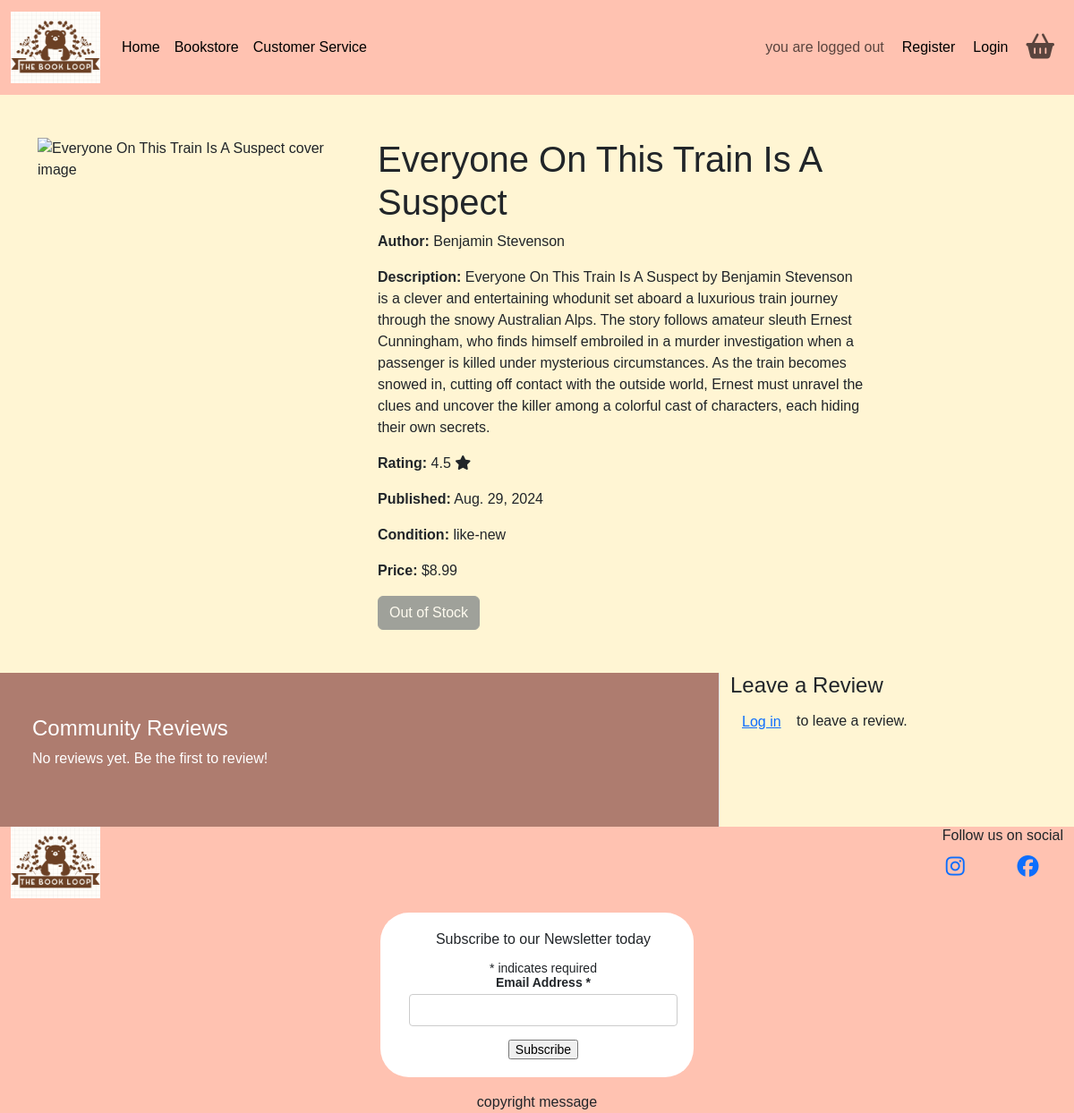
The app's page /bookstore/book/6/ with its own data.
### bookstore/models.py (models this page shows, shortened)
class Book(models.Model):
    CONDITION_CHOICES = [
        ('like-new', 'Like-New'),
        ('good', 'Good'),
        ('fair', 'Fair'),
    ]
    title = models.CharField(max_length=255)
    author = models.CharField(max_length=255, null=True, blank=True)
    date_published = models.DateField(null=True, blank=True)
    description = models.TextField(null=True, blank=True)
    condition = models.CharField(max_length=10, choices=CONDITION_CHOICES, null=True, blank=True)
    rating = models.DecimalField(max_digits=2, decimal_places=1, null=True, blank=True)
    price = models.DecimalField(max_digits=6, decimal_places=2, null=True, blank=True)
    cover_image = CloudinaryField('image', default='placeholder')
    stock = models.PositiveIntegerField(default=0)
    in_stock = models.BooleanField(default=False, editable=False)
    created_at = models.DateTimeField(auto_now_add=True, null=True)

### bookstore/views.py (the view, shortened to what this page needs)
# urls.py: path('book/<int:book_id>/', views.book_detail, name='book_detail'),
def book_detail(request, book_id):
    book = get_object_or_404(Book, pk=book_id)
    reviews = Review.objects.filter(book=book)
    form = ReviewForm()
    context = {
        'book': book,
        'reviews': reviews,
        'form': form,
    }
    return render(request, 'bookstore/book_detail.html', context)

### bookstore/forms.py
class ReviewForm(forms.ModelForm):
    class Meta:
        model = Review
        fields = ['review', 'rating']

### basket/contexts.py (called while the page is built, shortened)
def basket_contents(request):
    basket_items = []
    total = 0
    book_count = 0
    basket = request.session.get('basket', {})
    delivery = Decimal(3) if total < 40 else Decimal(0)
    grand_total = delivery + total
    context = {
        'basket_items': basket_items,
        'total': total,
        'order_total': total,
        'book_count': book_count,
        'delivery': delivery,
        'free_delivery_threshold': 40,
        'grand_total': grand_total,
        }
    return context

### bookstore/templates/bookstore/book_detail.html (shortened to what this page needs)
{% extends 'base.html' %}
{% load static %}
{% block content %}
<section id="book-detail">
	<div class="container mt-5 mb-5">
		<div class="row">
			<div class="col-md-4">
				<img src="{{ book.cover_image.url }}" alt="{{ book.title }} cover image"
					class="img-fluid book-detail-img">
			</div>
			<div class="col-md-6">
				<h1>{{ book.title }}</h1>
				<p><strong>Author:</strong> {{ book.author }}</p>
				<p><strong>Description:</strong> {{ book.description }}</p>
				<p><strong>Rating:</strong> {{ book.rating }} <i class="fa-solid fa-star"></i> </p>
				<p><strong>Published:</strong> {{ book.date_published }}</p>
				<p><strong>Condition:</strong> {{ book.condition }}</p>
				<p><strong>Price:</strong> ${{ book.price }}</p>
				<div class="detail-btns">
					{% if book.in_stock %}
					<a class="btn btn-primary" href="{% url 'add_to_basket' book.id %}">
						Add to Basket
						<i class="fa-solid fa-basket-shopping"></i>
					</a>
					{% if user.is_authenticated %}
					<form action="{% url 'add_to_wishlist' %}" method="POST">
						{% csrf_token %}
						<input type="hidden" name="book_id" value="{{ book.id }}">
						<button type="submit" class="btn btn-outline-secondary">
							<i class="fa-solid fa-gift"></i> Add to Wish-List</button>
					</form>
					{% endif %}
					{% else %}
					<button class="btn btn-secondary" disabled>
						Out of Stock
					</button>
					{% endif %}
				</div>
			</div>
		</div>
	</div>
</section>
<section id="reviews">
	<div class="row">
		<div class="col-md-8 review-list p-5 border-end">
			<h4>Community Reviews</h4>
			{% if reviews %}
			<ul class="list-unstyled">
				{% for review in reviews %}
				<li class="mb-3">
					<strong>{{ review.author.username }}</strong> - {{ review.rating }}/5
					<p class="mb-1">{{ review.review }}</p>
					<small class="text-muted">{{ review.created_on|date:"F j, Y" }}</small>
				</li>
				{% endfor %}
			</ul>
			{% else %}
			<p>No reviews yet. Be the first to review!</p>
			{% endif %}
		</div>
		<div class="col-md-4 add-review">
			<h4>Leave a Review</h4>
			{% if user.is_authenticated %}
			<form method="POST">
				{% csrf_token %}
				{{ form.as_p }}
				<button type="submit" class="btn btn-primary mt-3">Submit Review</button>
			</form>
			{% else %}
			<p><a href="#" class="btn btn-link">Log in</a> to leave a review.</p>
			{% endif %}
		</div>
	</div>
</section>
{% endblock %}

### static/css/style.css (style rules this page uses)
body { font-family: Arial, sans-serif; background-color: #fff5d3; }
.book-detail-img { width: 350px; }
.review-list { background-color: #ae7c6f; color: white; }

### records on screen
Book: title "Everyone On This Train Is A Suspect", author "Benjamin Stevenson", description "Everyone On This Train Is A Suspect by Benjamin Stevenson is a clever and entertaining whodunit set aboard a luxurious train journey through the snowy Australian Alps. The story follows amateur sleuth Ernest Cunningham, who finds himself embroiled in a murder investigation when a passenger is killed under mysterious circumstances. As the train becomes snowed in, cutting off contact with the outside world, Ernest must unravel the clues and uncover the killer among a colorful cast of characters, each hiding their own secrets.", rating "4.5", date_published "Aug. 29, 2024", condition "like-new", price "8.99"
